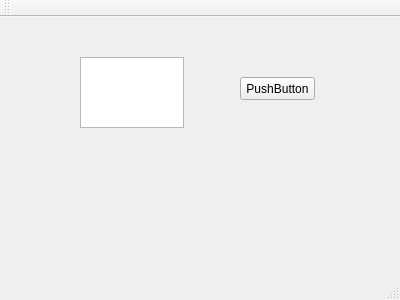
<?xml version="1.0" encoding="UTF-8"?>
<ui version="4.0">
 <class>MainWindow</class>
 <widget class="QMainWindow" name="MainWindow">
  <property name="geometry">
   <rect>
    <x>0</x>
    <y>0</y>
    <width>400</width>
    <height>300</height>
   </rect>
  </property>
  <property name="windowTitle">
   <string>MainWindow</string>
  </property>
  <widget class="QWidget" name="centralWidget">
   <widget class="QTextEdit" name="textEdit_Send">
    <property name="geometry">
     <rect>
      <x>80</x>
      <y>40</y>
      <width>104</width>
      <height>71</height>
     </rect>
    </property>
   </widget>
   <widget class="QPushButton" name="pushButton_Send">
    <property name="geometry">
     <rect>
      <x>240</x>
      <y>60</y>
      <width>75</width>
      <height>23</height>
     </rect>
    </property>
    <property name="text">
     <string>PushButton</string>
    </property>
   </widget>
  </widget>
  <widget class="QMenuBar" name="menuBar">
   <property name="geometry">
    <rect>
     <x>0</x>
     <y>0</y>
     <width>400</width>
     <height>23</height>
    </rect>
   </property>
  </widget>
  <widget class="QToolBar" name="mainToolBar">
   <attribute name="toolBarArea">
    <enum>TopToolBarArea</enum>
   </attribute>
   <attribute name="toolBarBreak">
    <bool>false</bool>
   </attribute>
  </widget>
  <widget class="QStatusBar" name="statusBar"/>
 </widget>
 <layoutdefault spacing="6" margin="11"/>
 <resources/>
 <connections/>
</ui>
